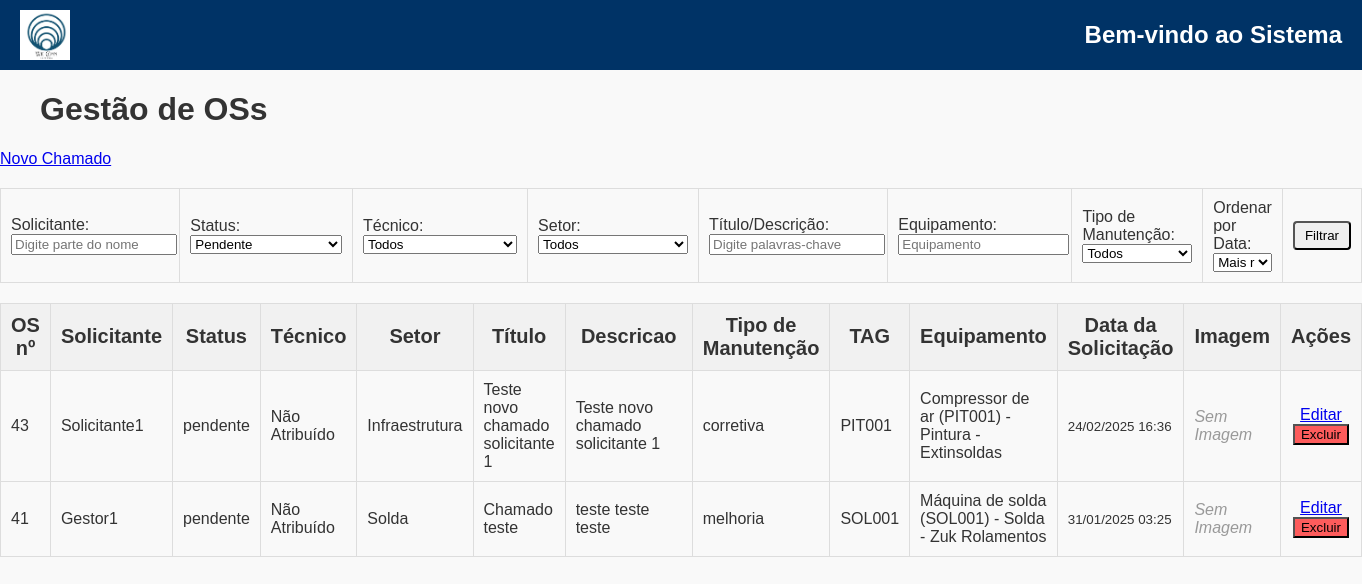
The page /tela_inicial/ (signed in) on the database as committed earlier.
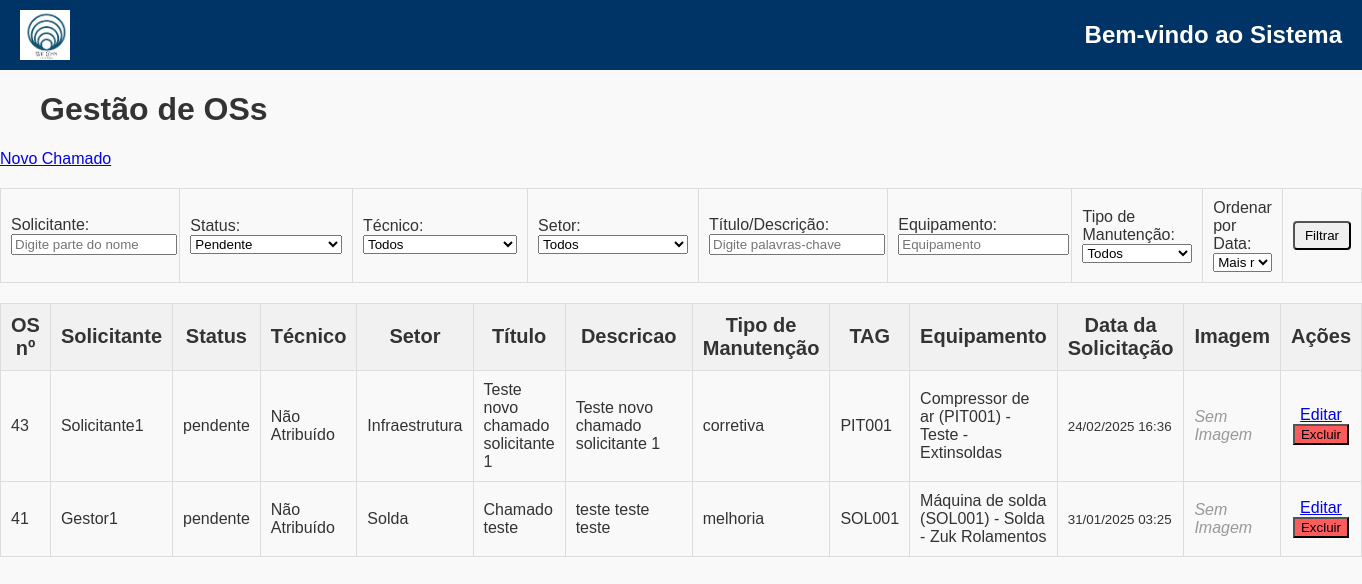
The same page on the database as committed later.
### gestaoOS/models.py (models this page shows, shortened)
class Chamado(models.Model):
    STATUS_CHOICES = [
        ('pendente', 'Pendente'),
        ('em_andamento', 'Em Andamento'),
        ('finalizado', 'finalizado'),
        ('concluido', 'Concluído'),
    ]
    TIPO_MANUTENCAO_CHOICES = [
        ('corretiva', 'Corretiva'),
        ('preventiva', 'Preventiva'),
        ('melhoria', 'Melhoria'),
    ]
    usuario = models.ForeignKey(User, on_delete=models.CASCADE, related_name='chamados')
    titulo = models.CharField(max_length=200)
    descricao = models.TextField()
    status = models.CharField(max_length=50, choices=STATUS_CHOICES, default='pendente')
    setor = models.ForeignKey(Setor, on_delete=models.CASCADE, related_name='setor')
    equipamento = models.ForeignKey(Equipamento, on_delete=models.CASCADE, related_name='chamados_equipamento', null=True,blank=True)
    data_criacao = models.DateTimeField(auto_now_add=True)
    data_atualizacao = models.DateTimeField(auto_now=True)
    tempo_parada = models.FloatField(null=True, help_text="Tempo de parada em horas")
    custo_total = models.DecimalField(max_digits=10, decimal_places=2, default=0)
    diagnostico = models.TextField(null=True, blank=True)
    solucao = models.TextField(null=True, blank=True)
    causa_raiz = models.TextField(null=True, blank=True)
    data_inicio_atendimento = models.DateTimeField(null=True)
    data_fim_atendimento = models.DateTimeField(null=True)
    tipo_manutencao = models.CharField(
        max_length=20,
        choices=TIPO_MANUTENCAO_CHOICES,
        default='corretiva',
    )
    tecnico = models.ForeignKey(
        User,
        on_delete=models.SET_NULL,
        null=True,
        blank=True,
        related_name='tecnico_chamados',
        limit_choices_to={'groups__name': 'Técnico'},  # Filtra apenas usuários no grupo "Técnico"
    )
    local = models.CharField(max_length=150, blank=True)
    foto = models.ImageField(upload_to='fotos_chamados/', null=True, blank=True)

class Setor(models.Model):
    nome = models.CharField(max_length=100, unique=True)
    def __str__(self):
        return self.nome

### CadEquip/models.py (models this page shows, shortened)
class Equipamento(models.Model):
    CLASSIFICACAO = [
        ('a', 'A'),
        ('b', 'B'),
        ('c', 'C'),
    ]
    nome = models.CharField(max_length=200)
    tag = models.CharField(max_length=200, unique=True)
    patrimonio = models.CharField(
        max_length=200,
        unique=True,
        blank=True,  # Allow blank values
        null=True   # Allow null values
    )
    modelo = models.CharField(max_length=200)
    fabricante = models.CharField(max_length=200)
    numero_serie = models.CharField(max_length=200, unique=False, blank=True, null=True)
    ano_fabricacao = models.CharField(max_length=200, blank=True, null=True)
    data_criacao = models.DateTimeField(auto_now_add=True)
    setor = models.ForeignKey('gestaoOS.Setor', on_delete=models.CASCADE, related_name='equipamentos')
    local = models.CharField(max_length=150, blank=True, null=True)
    foto = models.ImageField(upload_to='fotos_equipamentos/%Y/%m/%d/', null=True, blank=True)
    fornecedor = models.ForeignKey(
        'CadFornecedor.Fornecedor',  # Relaciona ao modelo Fornecedor do app CadFornecedor
        on_delete=models.SET_NULL,
        related_name='equipamentos',
        null=True,
        blank=True
    )
    manual_operacao = models.FileField(upload_to='manuais/', null=True, blank=True)
    garantia_termino = models.DateField(null=True, blank=True)
    classe = models.CharField(max_length=1, blank=True, null=True)
    ssma = models.CharField(
        max_length=1,
        choices=CLASSIFICACAO,
        default='c',
    )
    qualidade = models.CharField(
        max_length=1,
        choices=CLASSIFICACAO,
        default='c',
    )
    operacao = models.CharField(
        max_length=1,
        choices=CLASSIFICACAO,
        default='c',
    )
    entrega = models.CharField(
        max_length=1,
        choices=CLASSIFICACAO,
        default='c',
    )
    mtbf = models.CharField(
        max_length=1,
        choices=CLASSIFICACAO,
        default='c',
    )
    mttr = models.CharField(
        max_length=1,
        choices=CLASSIFICACAO,
        default='c',
    )
    horimetro_atual = models.FloatField(default=0, help_text="Horas totais de operação do equipamento")
    ultima_atualizacao = models.DateTimeField(null=True, blank=True)
    def __str__(self):
        return f"{self.nome} ({self.tag}) - {self.setor.nome} - {self.fornecedor.fornecedor if self.fornecedor else 'Sem fornecedor'}"
    class Meta:
        verbose_name = 'Equipamento'
        verbose_name_plural = 'Equipamentos'

### CadFornecedor/models.py (models this page shows, shortened)
class Fornecedor(models.Model):
    fornecedor = models.CharField(max_length=200)
    fornecedor_fone = models.CharField(max_length=200)
    fornecedor_site = models.CharField(max_length=200, null=True, blank=True)
    fornecedor_email = models.CharField(max_length=200, null=True, blank=True)
    rua = models.CharField(max_length=200, null=True, blank=True)
    numero = models.CharField(max_length=20, null=True, blank=True)
    bairro = models.CharField(max_length=20, null=True, blank=True)
    cidade = models.CharField(max_length=200, null=True, blank=True)
    cep = models.CharField(max_length=200, null=True, blank=True)
    estado = models.CharField(max_length=200, null=True, blank=True)
    contato = models.CharField(max_length=200, null=True, blank=True)
    cnpj = models.CharField(max_length=200, null=True, blank=True)
    inscricao_estadual = models.CharField(max_length=50, null=True, blank=True)
    prazo_entrega_medio = models.IntegerField(null=True, help_text="Prazo médio em dias")
    observacoes = models.TextField(null=True, blank=True)

### gestaoOS/views.py (the view, shortened to what this page needs)
# urls.py: path('tela_inicial/', tela_inicial, name='tela_inicial'),
@login_required
def tela_inicial(request):
    if request.user.groups.filter(name="Gestor").exists():
        chamados = Chamado.objects.select_related('usuario', 'setor', 'tecnico')
        status = request.GET.get('status', 'pendente')
        if status:
            chamados = chamados.filter(status=status)
        tecnico_id = request.GET.get('tecnico')
        if tecnico_id:
            chamados = chamados.filter(tecnico__id=tecnico_id)
        setor_id = request.GET.get('setor')
        if setor_id:
            chamados = chamados.filter(setor__id=setor_id)
        usuario = request.GET.get('usuario', '').strip()
        if usuario:
            chamados = chamados.filter(usuario__username__icontains=usuario)
        titulo_descricao = request.GET.get('titulo_descricao', '').strip()
        if titulo_descricao:
            chamados = chamados.filter(
                models.Q(titulo__icontains=titulo_descricao) |
                models.Q(descricao__icontains=titulo_descricao)
            )
        equipamento = request.GET.get('equipamento', '').strip()
        if equipamento:
            chamados = chamados.filter(equipamento__nome__icontains=equipamento)
        tipo_manutencao = request.GET.get('tipo_manutencao', '').strip()
        if tipo_manutencao:
            chamados = chamados.filter(tipo_manutencao=tipo_manutencao)
        data = request.GET.get('data', '')
        if data == "mais_antigo":
            chamados = chamados.order_by('data_criacao')
        else:
            chamados = chamados.order_by('-data_criacao')
        tecnicos = User.objects.filter(groups__name="Técnico")
        setores = Setor.objects.all()
        for chamado in chamados:
            chamado.foto_url = chamado.foto.url if chamado.foto else None
        return render(request, 'tela_gestor.html', {
            'chamados_por_solicitante': chamados,
            'tecnicos': tecnicos,
            'setores': setores,
        })

### gestaoOS/templates/tela_gestor.html (shortened to what the changed rows need)
{% extends 'base.html' %}
{% load static %}
{% block content %}
<link rel="stylesheet" href="https://maxcdn.bootstrapcdn.com/font-awesome/4.7.0/css/font-awesome.min.css">
<div class="content-container">
    <div class="top-side">
        <h1 style="text-align: left; margin-left: 40px;">Gestão de OSs</h1>
    </div>
    <table border="1">
        <thead>
            <tr>
                <th>OS nº</th>
                <th>Solicitante</th>
                <th>Status</th>
                <th>Técnico</th>
                <th>Setor</th>
                <th>Título</th>
                <th style="width: 10%">Descricao</th>
                <th>Tipo de Manutenção</th>
                <th>TAG</th>
                <th>Equipamento</th>
                <th>Data da Solicitação</th>
                <th>Imagem</th>
                <th>Ações</th>
            </tr>
        </thead>
        <tbody>
            {% for chamado in chamados_por_solicitante %}
            <tr>
                <td>{{ chamado.id }}</td>
                <td>{{ chamado.usuario }}</td>
                <td>{{ chamado.status }}</td>
                <td>
                    {% if chamado.tecnico %}
                        {{ chamado.tecnico.get_full_name|default:chamado.tecnico.username }}
                    {% else %}
                        Não Atribuído
                    {% endif %}
                </td>
                <td>{{ chamado.setor }}</td>
                <td>{{ chamado.titulo }}</td>
                <td>{{ chamado.descricao|truncatechars:50 }}</td>
                <td>{{ chamado.tipo_manutencao }}</td>
                <td>{{ chamado.equipamento.tag }}</td>
                <td>{{ chamado.equipamento }}</td>
                <td><small>{{ chamado.data_criacao|date:"d/m/Y H:i" }}</small></td>
                <td>
                    {% if chamado.foto_url %}
                        <a href="{{ request.scheme }}://{{ request.get_host }}{{ chamado.foto_url }}" target="_blank">
                            <img src="{{ request.scheme }}://{{ request.get_host }}{{ chamado.foto_url }}" style="width: 50px; height: 50px; object-fit: cover;">
                        </a>
                    {% else %}
                        <span style="color: #999; font-style: italic;">Sem Imagem</span>
                    {% endif %}
                </td>
                <td style="text-align: center;">
                    <a href="{% url 'gerenciar_acoes' chamado.id %}" class="custom-button table-button">Editar</a>
                    <form method="post" action="{% url 'excluir_chamado' chamado.id %}" style="display:inline;" onsubmit="return confirmDelete();">
                        <button type="submit" class="custom-button table-button delete-button">Excluir</button>
                    </form>
                </td>
            </tr>
            {% endfor %}
        </tbody>
    </table>
</div>
{% endblock %}

Rows that differ between the two databases and show on the page:
changed through a linked row, Chamado "Teste novo chamado solicitante 1": equipamento "Compressor de ar (PIT001) - Pintura - Extinsoldas" → "Compressor de ar (PIT001) - Teste - Extinsoldas"
